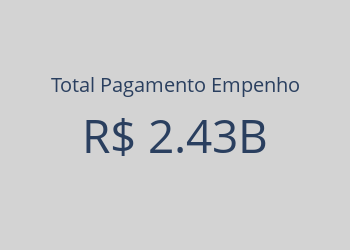

Notebook code cell kept with this figure:
### Code cell
# Gráfico tipo KPI
total_pagamento_empenho = pagamentos_empenho["valo_movi"].sum()
total_pagamento_empenho_kpi = go.Figure(go.Indicator(
    mode = "number",
    value = total_pagamento_empenho,
    number = {'prefix': "R$ "},
    title="Total Pagamento Empenho",
    ))

total_pagamento_empenho_kpi.update_layout(paper_bgcolor="lightgray",
                  width=350,
                  height=250)
total_pagamento_empenho_kpi.show()

### Figure 1 — Plotly figure (JSON) as saved in the notebook; plotly's stock layout.template omitted (floating-point values rounded to 4 significant figures)
{"data": [{"mode": "number", "number": {"prefix": "R$ "}, "title": {"text": "Total Pagamento Empenho"}, "type": "indicator", "value": 2429000000.0}], "layout": {"height": 250, "paper_bgcolor": "lightgray", "width": 350}}
